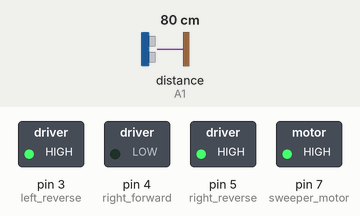
Bench run of a sketch on a simulated Arduino Uno, built with avr-gcc and run on an emulated ATmega328P. Parts: switched loads named in the sketch (green lamp = pin HIGH). Wiring (inferred from the names in the program): ultrasonic range finder: trigger A0; echo A1. The test bench sets the inputs (shaded band); at power-on: distance to the obstacle (sensor on A1) 80 cm. The echo pulse lasts 58.3 µs per cm; pins used as bus, display or sensor lines are not drawn; what the sketch prints to the serial monitor is not drawn.

Above: at 1.2 s.
1.3 s: distance to the obstacle (sensor on A1) set to 23 cm
3.3 s: distance to the obstacle (sensor on A1) set to 18 cm
At 4.6 s:
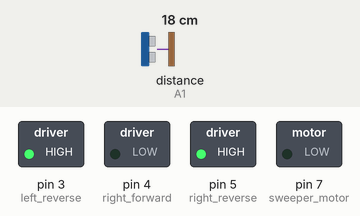
Timing chart, 0 to 6.3 s (numbered marks = the images above; inputs shaded):
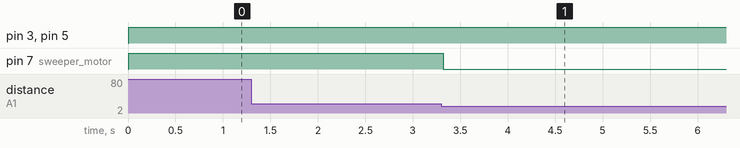

Measured:
- the behaviour switches between 21 and 20 cm on distance to the obstacle (sensor on A1) (found by bisection; images 0 and 1)
- after the input at 1.3 s, every drawn part: stays the same
- after the input at 3.3 s, pin 7 (sweeper_motor): HIGH → LOW at once

The sketch:

robot_sweeper.ino
```cpp
int limit_distance=20;

#define echoPin A1
#define trigPin A0
#define left_forward 2
#define left_reverse 3
#define right_forward 4
#define right_reverse 5
#define sweeper_motor 7

long duration;
int actual_distance;

void setup()
{
Serial.begin(9600);
pinMode(sweeper_motor, OUTPUT);
pinMode(left_reverse, OUTPUT);
pinMode(right_forward, OUTPUT);
pinMode(right_reverse, OUTPUT);
pinMode(right_reverse, OUTPUT);
pinMode(trigPin, OUTPUT);
pinMode(echoPin, INPUT);
}

void ultrasonic ()
{
digitalWrite(trigPin, LOW);
delayMicroseconds(2);

digitalWrite(trigPin, HIGH);
delayMicroseconds(10);

digitalWrite(trigPin, LOW);
duration=pulseIn(echoPin, HIGH);
actual_distance = duration*0.034/2;

Serial.print("Distance: ");
Serial.print(actual_distance);
Serial.print(" cm");

if (actual_distance >= limit_distance)
{
digitalWrite(sweeper_motor, HIGH);
forward();
}

else if (actual_distance < limit_distance)
{
digitalWrite(sweeper_motor, LOW);
stop_me();
delay(500);

reverse();
delay(1000);

stop_me();
delay(500);

turn();
delay(1000);

turn();
delay(1000);

stop_me();
delay(500);

}
}

void forward ()
{
digitalWrite(2, LOW);
digitalWrite(3, HIGH);
digitalWrite(4, LOW);
digitalWrite(5, HIGH);
}

void reverse ()
{
digitalWrite(2, LOW);
digitalWrite(3, HIGH);
digitalWrite(4, LOW);
digitalWrite(5, HIGH);
}

void turn ()
{
digitalWrite(2, LOW);
digitalWrite(3, HIGH);
digitalWrite(4, LOW);
digitalWrite(5, HIGH);
}


void stop_me ()
{
digitalWrite(2, LOW);
digitalWrite(3, HIGH);
digitalWrite(4, LOW);
digitalWrite(5, HIGH);
}


void loop ()
{
ultrasonic();
}
```
